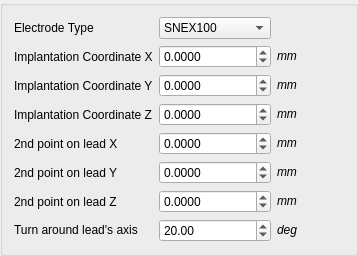
             <widget class="QGroupBox" name="groupBox_3">
              <property name="title">
               <string/>
              </property>
              <layout class="QGridLayout" name="gridLayout_14">
               <item row="2" column="0">
                <layout class="QGridLayout" name="gridLayout_35">
                 <item row="1" column="3">
                  <widget class="QPushButton" name="pushButton_Implantation_Coordinate_X">
                   <property name="toolTip">
                    <string>&lt;html&gt;&lt;head/&gt;&lt;body&gt;&lt;p&gt;&lt;span style=&quot; font-size:14pt;&quot;&gt;Provide X coordinate of the implantation site (tip of the electrode) in the MRI data space.&lt;/span&gt;&lt;/p&gt;&lt;/body&gt;&lt;/html&gt;</string>
                   </property>
                   <property name="text">
                    <string/>
                   </property>
                   <property name="icon">
                    <iconset resource="icons.qrc">
                     <normaloff>:/icons/icons/info.png</normaloff>:/icons/icons/info.png</iconset>
                   </property>
                   <property name="iconSize">
                    <size>
                     <width>24</width>
                     <height>24</height>
                    </size>
                   </property>
                   <property name="flat">
                    <bool>true</bool>
                   </property>
                  </widget>
                 </item>
                 <item row="5" column="0">
                  <widget class="QLabel" name="label_2nd_Point_On_Lead_Y">
                   <property name="font">
                    <font/>
                   </property>
                   <property name="text">
                    <string>2nd point on lead Y</string>
                   </property>
                  </widget>
                 </item>
                 <item row="1" column="0">
                  <widget class="QLabel" name="label_Implantation_Coordinate_X">
                   <property name="font">
                    <font/>
                   </property>
                   <property name="text">
                    <string>Implantation Coordinate X</string>
                   </property>
                  </widget>
                 </item>
                 <item row="2" column="2">
                  <widget class="QLabel" name="label_12">
                   <property name="font">
                    <font/>
                   </property>
                   <property name="text">
                    <string>&lt;html&gt;&lt;head/&gt;&lt;body&gt;&lt;p&gt;&lt;span style=&quot; font-style:italic;&quot;&gt;mm&lt;/span&gt;&lt;/p&gt;&lt;/body&gt;&lt;/html&gt;</string>
                   </property>
                  </widget>
                 </item>
                 <item row="2" column="0">
                  <widget class="QLabel" name="label_Implantation_Coordinate_Y">
                   <property name="font">
                    <font/>
                   </property>
                   <property name="text">
                    <string>Implantation Coordinate Y</string>
                   </property>
                  </widget>
                 </item>
                 <item row="4" column="0">
                  <widget class="QLabel" name="label_2nd_Point_On_Lead_X">
                   <property name="font">
                    <font/>
                   </property>
                   <property name="text">
                    <string>2nd point on lead X</string>
                   </property>
                  </widget>
                 </item>
                 <item row="0" column="3">
                  <widget class="QPushButton" name="pushButton_Electrode_Type">
                   <property name="minimumSize">
                    <size>
                     <width>0</width>
                     <height>16</height>
                    </size>
                   </property>
                   <property name="font">
                    <font/>
                   </property>
                   <property name="toolTip">
                    <string>&lt;html&gt;&lt;head/&gt;&lt;body&gt;&lt;p&gt;&lt;span style=&quot; font-size:14pt;&quot;&gt;Choose electrode type&lt;/span&gt;&lt;/p&gt;&lt;/body&gt;&lt;/html&gt;</string>
                   </property>
                   <property name="text">
                    <string/>
                   </property>
                   <property name="icon">
                    <iconset resource="icons.qrc">
                     <normaloff>:/icons/icons/info.png</normaloff>:/icons/icons/info.png</iconset>
                   </property>
                   <property name="iconSize">
                    <size>
                     <width>24</width>
                     <height>24</height>
                    </size>
                   </property>
                   <property name="flat">
                    <bool>true</bool>
                   </property>
                  </widget>
                 </item>
                 <item row="2" column="3">
                  <widget class="QPushButton" name="pushButton_Implantation_Coordinate_Y">
                   <property name="toolTip">
                    <string>&lt;html&gt;&lt;head/&gt;&lt;body&gt;&lt;p&gt;&lt;span style=&quot; font-size:14pt;&quot;&gt;Provide Y coordinate of the implantation site (tip of the electrode) in the MRI data space.&lt;/span&gt;&lt;/p&gt;&lt;/body&gt;&lt;/html&gt;</string>
                   </property>
                   <property name="text">
                    <string/>
                   </property>
                   <property name="icon">
                    <iconset resource="icons.qrc">
                     <normaloff>:/icons/icons/info.png</normaloff>:/icons/icons/info.png</iconset>
                   </property>
                   <property name="iconSize">
                    <size>
                     <width>24</width>
                     <height>24</height>
                    </size>
                   </property>
                   <property name="flat">
                    <bool>true</bool>
                   </property>
                  </widget>
                 </item>
                 <item row="0" column="1">
                  <widget class="QComboBox" name="comboBox_Electrode_Type">
                   <property name="font">
                    <font/>
                   </property>
                   <item>
                    <property name="text">
                     <string>SNEX100</string>
                    </property>
                   </item>
                   <item>
                    <property name="text">
                     <string>Medtronic3387</string>
                    </property>
                   </item>
                   <item>
                    <property name="text">
                     <string>Medtronic3389</string>
                    </property>
                   </item>
                   <item>
                    <property name="text">
                     <string>St_Jude6148</string>
                    </property>
                   </item>
                   <item>
                    <property name="text">
                     <string>St_Jude6180</string>
                    </property>
                   </item>
                  </widget>
                 </item>
                 <item row="7" column="0">
                  <widget class="QLabel" name="label_Turn_Around_Lead_Axis">
                   <property name="font">
                    <font/>
                   </property>
                   <property name="text">
                    <string>&lt;html&gt;&lt;head/&gt;&lt;body&gt;&lt;p&gt;Turn around lead's axis&lt;/p&gt;&lt;/body&gt;&lt;/html&gt;</string>
                   </property>
                  </widget>
                 </item>
                 <item row="0" column="0">
                  <widget class="QLabel" name="label_Electrode_Type">
                   <property name="font">
                    <font/>
                   </property>
                   <property name="text">
                    <string>Electrode Type</string>
                   </property>
                  </widget>
                 </item>
                 <item row="2" column="1">
                  <widget class="QDoubleSpinBox" name="doubleSpinBox_Implantation_Coordinate_Y">
                   <property name="font">
                    <font/>
                   </property>
                   <property name="locale">
                    <locale language="English" country="UnitedKingdom"/>
                   </property>
                   <property name="decimals">
                    <number>4</number>
                   </property>
                   <property name="minimum">
                    <double>-9999999999999999493871352970740188669636450110134100730839040.000000000000000</double>
                   </property>
                   <property name="maximum">
                    <double>99999999999999998278261272554585856747747644714015897553975120217811154108416.000000000000000</double>
                   </property>
                  </widget>
                 </item>
                 <item row="1" column="2">
                  <widget class="QLabel" name="label_11">
                   <property name="font">
                    <font/>
                   </property>
                   <property name="text">
                    <string>&lt;html&gt;&lt;head/&gt;&lt;body&gt;&lt;p&gt;&lt;span style=&quot; font-style:italic;&quot;&gt;mm&lt;/span&gt;&lt;/p&gt;&lt;/body&gt;&lt;/html&gt;</string>
                   </property>
                  </widget>
                 </item>
                 <item row="1" column="1">
                  <widget class="QDoubleSpinBox" name="doubleSpinBox_Implantation_Coordinate_X">
                   <property name="font">
                    <font/>
                   </property>
                   <property name="locale">
                    <locale language="English" country="UnitedKingdom"/>
                   </property>
                   <property name="decimals">
                    <number>4</number>
                   </property>
                   <property name="minimum">
                    <double>-1000000000000000048346692115553659057528394845890514255872.000000000000000</double>
                   </property>
                   <property name="maximum">
                    <double>10000000000000000470601344959054695891559601407866630764278709534898249531392.000000000000000</double>
                   </property>
                  </widget>
                 </item>
                 <item row="3" column="1">
                  <widget class="QDoubleSpinBox" name="doubleSpinBox_Implantation_Coordinate_Z">
                   <property name="font">
                    <font/>
                   </property>
                   <property name="locale">
                    <locale language="English" country="UnitedKingdom"/>
                   </property>
                   <property name="decimals">
                    <number>4</number>
                   </property>
                   <property name="minimum">
                    <double>-10000000000000000213204190094543968723012578712679649467743338496.000000000000000</double>
                   </property>
                   <property name="maximum">
                    <double>1000000000000000057857959942726969827393378689175040438172647424.000000000000000</double>
                   </property>
                  </widget>
                 </item>
                 <item row="3" column="0">
                  <widget class="QLabel" name="label_Implantation_Coordinate_Z">
                   <property name="font">
                    <font/>
                   </property>
                   <property name="text">
                    <string>Implantation Coordinate Z</string>
                   </property>
                  </widget>
                 </item>
                 <item row="6" column="0">
                  <widget class="QLabel" name="label_2nd_Point_On_Lead_Z">
                   <property name="font">
                    <font/>
                   </property>
                   <property name="text">
                    <string>2nd point on lead Z</string>
                   </property>
                  </widget>
                 </item>
                 <item row="3" column="2">
                  <widget class="QLabel" name="label_13">
                   <property name="font">
                    <font/>
                   </property>
                   <property name="text">
                    <string>&lt;html&gt;&lt;head/&gt;&lt;body&gt;&lt;p&gt;&lt;span style=&quot; font-style:italic;&quot;&gt;mm&lt;/span&gt;&lt;/p&gt;&lt;/body&gt;&lt;/html&gt;</string>
                   </property>
                  </widget>
                 </item>
                 <item row="4" column="1">
                  <widget class="QDoubleSpinBox" name="doubleSpinBox_2nd_Point_On_Lead_X">
                   <property name="font">
                    <font/>
                   </property>
                   <property name="locale">
                    <locale language="English" country="UnitedKingdom"/>
                   </property>
                   <property name="decimals">
                    <number>4</number>
                   </property>
                   <property name="minimum">
                    <double>-9999999999999999830336967949613257980309080240684656321838454199566729216.000000000000000</double>
                   </property>
                   <property name="maximum">
                    <double>999999999999999945322333868247445125709646570021247924665841614848.000000000000000</double>
                   </property>
                  </widget>
                 </item>
                 <item row="4" column="2">
                  <widget class="QLabel" name="label_14">
                   <property name="font">
                    <font/>
                   </property>
                   <property name="text">
                    <string>&lt;html&gt;&lt;head/&gt;&lt;body&gt;&lt;p&gt;&lt;span style=&quot; font-style:italic;&quot;&gt;mm&lt;/span&gt;&lt;/p&gt;&lt;/body&gt;&lt;/html&gt;</string>
                   </property>
                  </widget>
                 </item>
                 <item row="5" column="1">
                  <widget class="QDoubleSpinBox" name="doubleSpinBox_2nd_Point_On_Lead_Y">
                   <property name="font">
                    <font/>
                   </property>
                   <property name="locale">
                    <locale language="English" country="UnitedKingdom"/>
                   </property>
                   <property name="inputMethodHints">
                    <set>Qt::ImhFormattedNumbersOnly</set>
                   </property>
                   <property name="decimals">
                    <number>4</number>
                   </property>
                   <property name="minimum">
                    <double>-9999999999999999493871352970740188669636450110134100730839040.000000000000000</double>
                   </property>
                   <property name="maximum">
                    <double>9999999999999999827367757839185598317239782875580932278577147150336.000000000000000</double>
                   </property>
                  </widget>
                 </item>
                 <item row="5" column="2">
                  <widget class="QLabel" name="label_15">
                   <property name="font">
                    <font/>
                   </property>
                   <property name="text">
                    <string>&lt;html&gt;&lt;head/&gt;&lt;body&gt;&lt;p&gt;&lt;span style=&quot; font-style:italic;&quot;&gt;mm&lt;/span&gt;&lt;/p&gt;&lt;/body&gt;&lt;/html&gt;</string>
                   </property>
                  </widget>
                 </item>
                 <item row="6" column="1">
                  <widget class="QDoubleSpinBox" name="doubleSpinBox_2nd_Point_On_Lead_Z">
                   <property name="font">
                    <font/>
                   </property>
                   <property name="locale">
                    <locale language="English" country="UnitedKingdom"/>
                   </property>
                   <property name="decimals">
                    <number>4</number>
                   </property>
                   <property name="minimum">
                    <double>-99999999999999995280522225138166806691251291352861698530421623488512.000000000000000</double>
                   </property>
                   <property name="maximum">
                    <double>9999999999999999493871352970740188669636450110134100730839040.000000000000000</double>
                   </property>
                  </widget>
                 </item>
                 <item row="6" column="2">
                  <widget class="QLabel" name="label_16">
                   <property name="font">
                    <font/>
                   </property>
                   <property name="text">
                    <string>&lt;html&gt;&lt;head/&gt;&lt;body&gt;&lt;p&gt;&lt;span style=&quot; font-style:italic;&quot;&gt;mm&lt;/span&gt;&lt;/p&gt;&lt;/body&gt;&lt;/html&gt;</string>
                   </property>
                  </widget>
                 </item>
                 <item row="7" column="1">
                  <widget class="QDoubleSpinBox" name="doubleSpinBox_Turn_Around_Lead_Axis">
                   <property name="font">
                    <font/>
                   </property>
                   <property name="locale">
                    <locale language="English" country="UnitedKingdom"/>
                   </property>
                   <property name="decimals">
                    <number>2</number>
                   </property>
                   <property name="minimum">
                    <double>-1222222222222222.000000000000000</double>
                   </property>
                   <property name="maximum">
                    <double>999999999999999939709166371603178586112.000000000000000</double>
                   </property>
                   <property name="singleStep">
                    <double>5.000000000000000</double>
                   </property>
                   <property name="value">
                    <double>20.000000000000000</double>
                   </property>
                  </widget>
                 </item>
                 <item row="7" column="2">
                  <widget class="QLabel" name="label_39">
                   <property name="font">
                    <font/>
                   </property>
                   <property name="text">
                    <string>&lt;html&gt;&lt;head/&gt;&lt;body&gt;&lt;p&gt;&lt;span style=&quot; font-style:italic;&quot;&gt;deg&lt;/span&gt;&lt;/p&gt;&lt;/body&gt;&lt;/html&gt;</string>
                   </property>
                  </widget>
                 </item>
                 <item row="3" column="3">
                  <widget class="QPushButton" name="pushButton_Implantation_Coordinate_Z">
                   <property name="toolTip">
                    <string>&lt;html&gt;&lt;head/&gt;&lt;body&gt;&lt;p&gt;&lt;span style=&quot; font-size:14pt;&quot;&gt;Provide Z coordinate of the implantation site (tip of the electrode) in the MRI data space.&lt;/span&gt;&lt;/p&gt;&lt;/body&gt;&lt;/html&gt;</string>
                   </property>
                   <property name="text">
                    <string/>
                   </property>
                   <property name="icon">
                    <iconset resource="icons.qrc">
                     <normaloff>:/icons/icons/info.png</normaloff>:/icons/icons/info.png</iconset>
                   </property>
                   <property name="iconSize">
                    <size>
                     <width>24</width>
                     <height>24</height>
                    </size>
                   </property>
                   <property name="flat">
                    <bool>true</bool>
                   </property>
                  </widget>
                 </item>
                 <item row="4" column="3">
                  <widget class="QPushButton" name="pushButton_2nd_Point_On_Lead_X">
                   <property name="toolTip">
                    <string>&lt;html&gt;&lt;head/&gt;&lt;body&gt;&lt;p&gt;&lt;span style=&quot; font-family:'wf_segoe-ui_normal,Segoe UI,Segoe WP,Tahoma,Arial,sans-serif,serif,EmojiFont'; font-size:14pt; color:#212121; background-color:#ffffff;&quot;&gt;Provide X coordinate for a second point on the electrode lead to define its tilt.&lt;/span&gt;&lt;/p&gt;&lt;/body&gt;&lt;/html&gt;</string>
                   </property>
                   <property name="text">
                    <string/>
                   </property>
                   <property name="icon">
                    <iconset resource="icons.qrc">
                     <normaloff>:/icons/icons/info.png</normaloff>:/icons/icons/info.png</iconset>
                   </property>
                   <property name="iconSize">
                    <size>
                     <width>24</width>
                     <height>24</height>
                    </size>
                   </property>
                   <property name="flat">
                    <bool>true</bool>
                   </property>
                  </widget>
                 </item>
                 <item row="5" column="3">
                  <widget class="QPushButton" name="pushButton_2nd_Point_On_Lead_Y">
                   <property name="toolTip">
                    <string>&lt;html&gt;&lt;head/&gt;&lt;body&gt;&lt;p&gt;&lt;span style=&quot; font-family:'wf_segoe-ui_normal,Segoe UI,Segoe WP,Tahoma,Arial,sans-serif,serif,EmojiFont'; font-size:14pt; color:#212121; background-color:#ffffff;&quot;&gt;Provide Y coordinate for a second point on the electrode lead to define its tilt.&lt;/span&gt;&lt;/p&gt;&lt;/body&gt;&lt;/html&gt;</string>
                   </property>
                   <property name="text">
                    <string/>
                   </property>
                   <property name="icon">
                    <iconset resource="icons.qrc">
                     <normaloff>:/icons/icons/info.png</normaloff>:/icons/icons/info.png</iconset>
                   </property>
                   <property name="iconSize">
                    <size>
                     <width>24</width>
                     <height>24</height>
                    </size>
                   </property>
                   <property name="flat">
                    <bool>true</bool>
                   </property>
                  </widget>
                 </item>
                 <item row="6" column="3">
                  <widget class="QPushButton" name="pushButton_2nd_Point_On_Lead_Z">
                   <property name="toolTip">
                    <string>&lt;html&gt;&lt;head/&gt;&lt;body&gt;&lt;p&gt;&lt;span style=&quot; font-family:'wf_segoe-ui_normal,Segoe UI,Segoe WP,Tahoma,Arial,sans-serif,serif,EmojiFont'; font-size:14pt; color:#212121; background-color:#ffffff;&quot;&gt;Provide Z coordinate for a second point on the electrode lead to define its tilt.&lt;/span&gt;&lt;/p&gt;&lt;/body&gt;&lt;/html&gt;</string>
                   </property>
                   <property name="text">
                    <string/>
                   </property>
                   <property name="icon">
                    <iconset resource="icons.qrc">
                     <normaloff>:/icons/icons/info.png</normaloff>:/icons/icons/info.png</iconset>
                   </property>
                   <property name="iconSize">
                    <size>
                     <width>24</width>
                     <height>24</height>
                    </size>
                   </property>
                   <property name="flat">
                    <bool>true</bool>
                   </property>
                  </widget>
                 </item>
                 <item row="7" column="3">
                  <widget class="QPushButton" name="pushButton_2nd_Point_On_Lead_Z_2">
                   <property name="toolTip">
                    <string>&lt;html&gt;&lt;head/&gt;&lt;body&gt;&lt;p&gt;&lt;span style=&quot; font-family:'wf_segoe-ui_normal,Segoe UI,Segoe WP,Tahoma,Arial,sans-serif,serif,EmojiFont'; font-size:14pt; color:#212121; background-color:#ffffff;&quot;&gt;Provide rotation around the electrode's longitudinal axis (important for non-axisymmetric electrodes).&lt;/span&gt;&lt;/p&gt;&lt;/body&gt;&lt;/html&gt;</string>
                   </property>
                   <property name="text">
                    <string/>
                   </property>
                   <property name="icon">
                    <iconset resource="icons.qrc">
                     <normaloff>:/icons/icons/info.png</normaloff>:/icons/icons/info.png</iconset>
                   </property>
                   <property name="iconSize">
                    <size>
                     <width>24</width>
                     <height>24</height>
                    </size>
                   </property>
                   <property name="flat">
                    <bool>true</bool>
                   </property>
                  </widget>
                 </item>
                </layout>
               </item>
              </layout>
             </widget>
